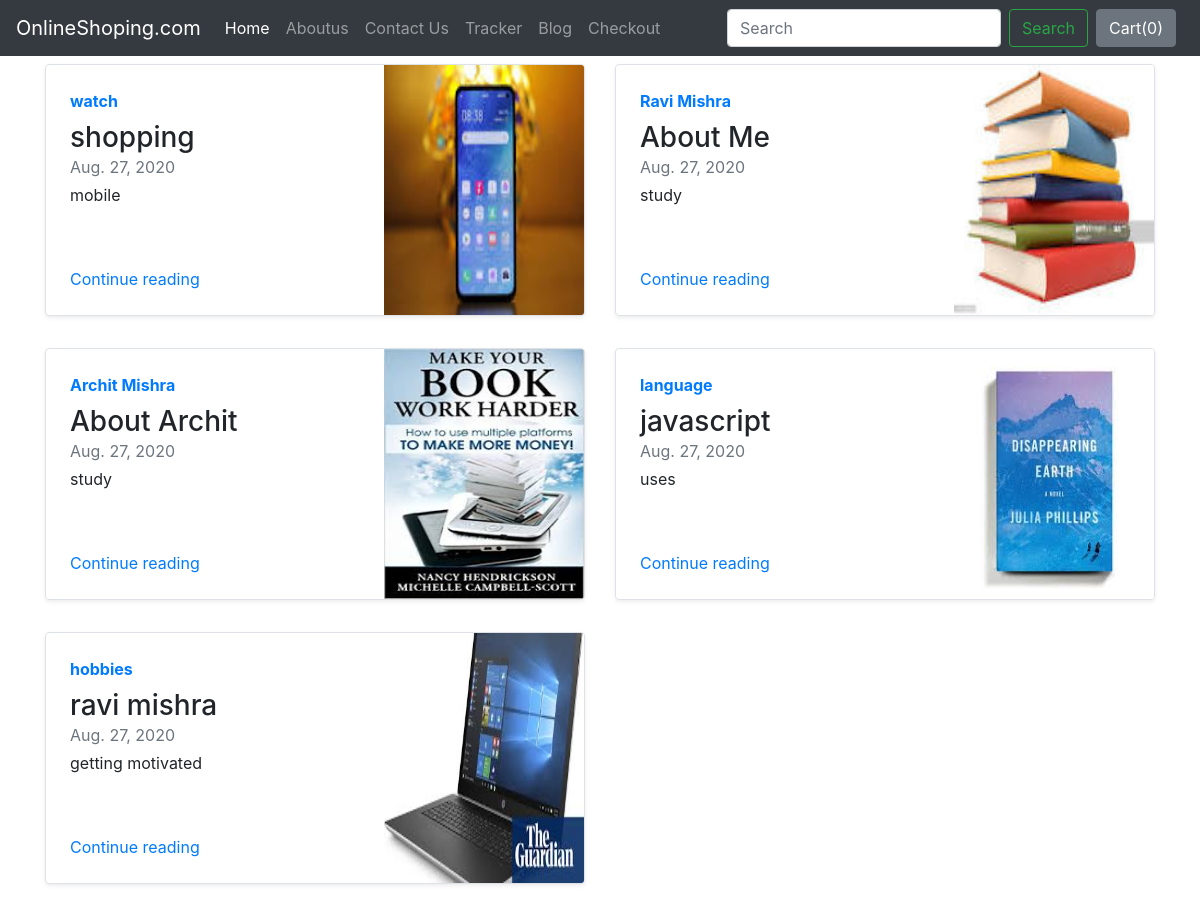
Screenshot of /blog/ with the database file from the repository.
### blog/models.py (models this page shows)
class Blogpost(models.Model):
    post_id = models.AutoField(primary_key=True)
    title = models.CharField(max_length=5000)
    head0 = models.CharField(max_length=5000, default="")
    chead0 = models.CharField(max_length=5000, default="")
    head1 = models.CharField(max_length=5000, default="")
    chead1 = models.CharField(max_length=5000, default="")
    head2 = models.CharField(max_length=5000, default="")
    chead2 = models.CharField(max_length=5000, default="")
    pub_date = models.DateField()
    thumbnail = models.ImageField(upload_to="shop/images", default="")
    def __str__(self):
        return self.title

### blog/views.py (the view)
# urls.py: path("", views.index, name="blogHome"),
def index(request):
    myposts = Blogpost.objects.all()
    print(myposts)
    return render(request, 'blog/index.html',{'myposts':myposts})

### blog/templates/blog/index.html (shortened to what this page needs)
{% extends 'blog/basic.html' %}
{% block body %}
<div class="container ">
<div class="row my-2">
    {% for item in myposts %}
        <div class="col-md-6">
            <div
                class="row no-gutters border rounded overflow-hidden flex-md-row mb-4 shadow-sm h-md-250 position-relative">
                <div class="col p-4 d-flex flex-column position-static">
                    <strong class="d-inline-block mb-2 text-primary">{{item.head0}}</strong>
                    <h3 class="mb-0">{{item.title}}</h3>
                    <div class="mb-1 text-muted">{{item.pub_date}}</div>
                    <p class="card-text mb-auto">{{item.head1}}</p>
                    <a href="blogpost/{{item.post_id}}" class="stretched-link">Continue reading</a>
                </div>
                <div class="col-auto d-none d-lg-block">
                    <img src="/media/{{item.thumbnail}}" class="bd-placeholder-img" width="200" height="250" aria-label="Placeholder: Thumbnail"/>
                </div>
            </div>
        </div>
{% if forloop.counter|divisibleby:2 %}
    </div><div class="row my-2">
    {% endif %}
    {% endfor %}
</div>
{% endblock %}

### rows the page displays
Blogpost: head0 "watch", title "shopping", pub_date "Aug. 27, 2020", head1 "mobile", thumbnail (picture)
Blogpost: head0 "Ravi Mishra", title "About Me", pub_date "Aug. 27, 2020", head1 "study", thumbnail (picture)
Blogpost: head0 "Archit Mishra", title "About Archit", pub_date "Aug. 27, 2020", head1 "study", thumbnail (picture)
Blogpost: head0 "language", title "javascript", pub_date "Aug. 27, 2020", head1 "uses", thumbnail (picture)
Blogpost: head0 "hobbies", title "ravi mishra", pub_date "Aug. 27, 2020", head1 "getting motivated", thumbnail (picture)
